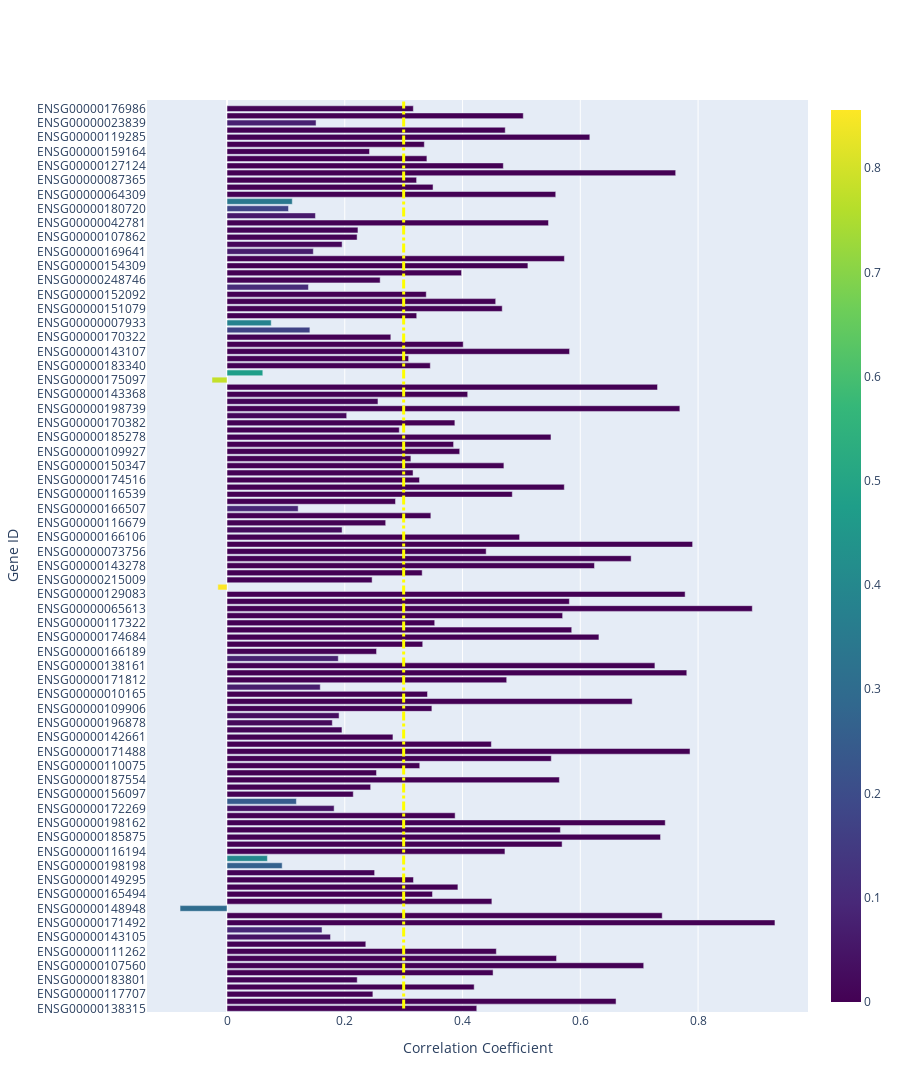

The notebook cell saved with this chart:
### Code cell
gene_names = list(gene_data_dict.keys())
# Create the bar chart
fig = go.Figure(go.Bar(
    x=list(correlation_list2.values()),
    y=gene_names,
    orientation='h',  # Horizontal bar chart
    marker=dict(color=list(p_value_list2.values()), coloraxis="coloraxis")  # Color based on the correlation factor
))
fig.add_shape(
    type="line",
    x0=0.3, y0=0, x1=0.3, y1=len(gene_names),
    line=dict(color="yellow", width=3, dash="dashdot"),
)


# Update layout for better visualization
fig.update_layout(
    xaxis_title="Correlation Coefficient",
    yaxis_title="Gene ID",
    coloraxis=dict(colorscale='Viridis'),  # Red for higher, blue for lower values
    height=1200  # Adjust height based on the number of genes to avoid squeezing
)

fig.show()
# fig.write_image('jsd_ens_diff_cc_bar.pdf')
